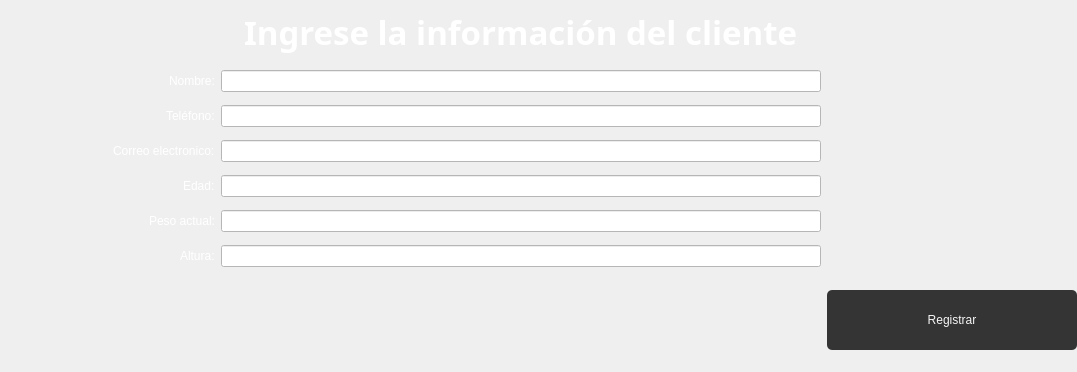
                    <widget class="QWidget" name="scrollAreaWidgetContents_8">
                     <property name="geometry">
                      <rect>
                       <x>0</x>
                       <y>0</y>
                       <width>1077</width>
                       <height>372</height>
                      </rect>
                     </property>
                     <layout class="QGridLayout" name="gridLayout_25">
                      <property name="leftMargin">
                       <number>0</number>
                      </property>
                      <property name="topMargin">
                       <number>0</number>
                      </property>
                      <property name="rightMargin">
                       <number>0</number>
                      </property>
                      <property name="bottomMargin">
                       <number>0</number>
                      </property>
                      <item row="4" column="1" alignment="Qt::AlignRight">
                       <widget class="QLabel" name="label_72">
                        <property name="styleSheet">
                         <string notr="true">font: 63 22pt &quot;Bahnschrift SemiBold SemiConden&quot;;
color: rgb(255, 255, 255);</string>
                        </property>
                        <property name="text">
                         <string>Teléfono:</string>
                        </property>
                       </widget>
                      </item>
                      <item row="7" column="1" alignment="Qt::AlignRight">
                       <widget class="QLabel" name="label_71">
                        <property name="styleSheet">
                         <string notr="true">font: 63 22pt &quot;Bahnschrift SemiBold SemiConden&quot;;
color: rgb(255, 255, 255);</string>
                        </property>
                        <property name="text">
                         <string>Peso actual:</string>
                        </property>
                       </widget>
                      </item>
                      <item row="8" column="1" alignment="Qt::AlignRight">
                       <widget class="QLabel" name="label_74">
                        <property name="styleSheet">
                         <string notr="true">font: 63 22pt &quot;Bahnschrift SemiBold SemiConden&quot;;
color: rgb(255, 255, 255);</string>
                        </property>
                        <property name="text">
                         <string>Altura:</string>
                        </property>
                       </widget>
                      </item>
                      <item row="6" column="1" alignment="Qt::AlignRight">
                       <widget class="QLabel" name="label_49">
                        <property name="styleSheet">
                         <string notr="true">font: 63 22pt &quot;Bahnschrift SemiBold SemiConden&quot;;
color: rgb(255, 255, 255);</string>
                        </property>
                        <property name="text">
                         <string>Edad:</string>
                        </property>
                       </widget>
                      </item>
                      <item row="5" column="1" alignment="Qt::AlignRight|Qt::AlignVCenter">
                       <widget class="QLabel" name="label_77">
                        <property name="styleSheet">
                         <string notr="true">font: 63 22pt &quot;Bahnschrift SemiBold SemiConden&quot;;
color: rgb(255, 255, 255);</string>
                        </property>
                        <property name="text">
                         <string>Correo electronico:</string>
                        </property>
                       </widget>
                      </item>
                      <item row="1" column="1" alignment="Qt::AlignRight">
                       <widget class="QLabel" name="label_76">
                        <property name="styleSheet">
                         <string notr="true">font: 63 22pt &quot;Bahnschrift SemiBold SemiConden&quot;;
color: rgb(255, 255, 255);</string>
                        </property>
                        <property name="text">
                         <string>Nombre:</string>
                        </property>
                       </widget>
                      </item>
                      <item row="5" column="2" alignment="Qt::AlignHCenter">
                       <widget class="QLineEdit" name="AlergiasRegistrar_5">
                        <property name="minimumSize">
                         <size>
                          <width>600</width>
                          <height>0</height>
                         </size>
                        </property>
                        <property name="styleSheet">
                         <string notr="true">font: 63 20pt &quot;Bahnschrift SemiBold SemiConden&quot;;
background-color: rgb(255, 255, 255);
</string>
                        </property>
                        <property name="text">
                         <string/>
                        </property>
                       </widget>
                      </item>
                      <item row="6" column="2" alignment="Qt::AlignHCenter">
                       <widget class="QLineEdit" name="AlergiasRegistrar_4">
                        <property name="minimumSize">
                         <size>
                          <width>600</width>
                          <height>0</height>
                         </size>
                        </property>
                        <property name="styleSheet">
                         <string notr="true">font: 63 20pt &quot;Bahnschrift SemiBold SemiConden&quot;;
background-color: rgb(255, 255, 255);
</string>
                        </property>
                        <property name="text">
                         <string/>
                        </property>
                       </widget>
                      </item>
                      <item row="7" column="2" alignment="Qt::AlignHCenter">
                       <widget class="QLineEdit" name="EnfermedadesRegistrar_4">
                        <property name="minimumSize">
                         <size>
                          <width>600</width>
                          <height>0</height>
                         </size>
                        </property>
                        <property name="styleSheet">
                         <string notr="true">font: 63 20pt &quot;Bahnschrift SemiBold SemiConden&quot;;
background-color: rgb(255, 255, 255);
</string>
                        </property>
                       </widget>
                      </item>
                      <item row="1" column="2" alignment="Qt::AlignHCenter">
                       <widget class="QLineEdit" name="NombreRegistrar_4">
                        <property name="minimumSize">
                         <size>
                          <width>600</width>
                          <height>0</height>
                         </size>
                        </property>
                        <property name="cursor">
                         <cursorShape>CrossCursor</cursorShape>
                        </property>
                        <property name="styleSheet">
                         <string notr="true">font: 63 20pt &quot;Bahnschrift SemiBold SemiConden&quot;;
background-color: rgb(255, 255, 255);
</string>
                        </property>
                       </widget>
                      </item>
                      <item row="4" column="2" alignment="Qt::AlignHCenter">
                       <widget class="QLineEdit" name="TelefonoRegistrar_4">
                        <property name="minimumSize">
                         <size>
                          <width>600</width>
                          <height>0</height>
                         </size>
                        </property>
                        <property name="styleSheet">
                         <string notr="true">font: 63 20pt &quot;Bahnschrift SemiBold SemiConden&quot;;
background-color: rgb(255, 255, 255);
</string>
                        </property>
                       </widget>
                      </item>
                      <item row="0" column="2" alignment="Qt::AlignHCenter">
                       <widget class="QLabel" name="label_75">
                        <property name="maximumSize">
                         <size>
                          <width>600</width>
                          <height>50</height>
                         </size>
                        </property>
                        <property name="palette">
                         <palette>
                          <active>
                           <colorrole role="WindowText">
                            <brush brushstyle="SolidPattern">
                             <color alpha="255">
                              <red>255</red>
                              <green>255</green>
                              <blue>255</blue>
                             </color>
                            </brush>
                           </colorrole>
                           <colorrole role="Button">
                            <brush brushstyle="SolidPattern">
                             <color alpha="255">
                              <red>35</red>
                              <green>31</green>
                              <blue>32</blue>
                             </color>
                            </brush>
                           </colorrole>
                           <colorrole role="Text">
                            <brush brushstyle="SolidPattern">
                             <color alpha="255">
                              <red>255</red>
                              <green>255</green>
                              <blue>255</blue>
                             </color>
                            </brush>
                           </colorrole>
                           <colorrole role="ButtonText">
                            <brush brushstyle="SolidPattern">
                             <color alpha="255">
                              <red>255</red>
                              <green>255</green>
                              <blue>255</blue>
                             </color>
                            </brush>
                           </colorrole>
                           <colorrole role="Base">
                            <brush brushstyle="SolidPattern">
                             <color alpha="255">
                              <red>35</red>
                              <green>31</green>
                              <blue>32</blue>
                             </color>
                            </brush>
                           </colorrole>
                           <colorrole role="Window">
                            <brush brushstyle="SolidPattern">
                             <color alpha="255">
                              <red>35</red>
                              <green>31</green>
                              <blue>32</blue>
                             </color>
                            </brush>
                           </colorrole>
                          </active>
                          <inactive>
                           <colorrole role="WindowText">
                            <brush brushstyle="SolidPattern">
                             <color alpha="255">
                              <red>255</red>
                              <green>255</green>
                              <blue>255</blue>
                             </color>
                            </brush>
                           </colorrole>
                           <colorrole role="Button">
                            <brush brushstyle="SolidPattern">
                             <color alpha="255">
                              <red>35</red>
                              <green>31</green>
                              <blue>32</blue>
                             </color>
                            </brush>
                           </colorrole>
                           <colorrole role="Text">
                            <brush brushstyle="SolidPattern">
                             <color alpha="255">
                              <red>255</red>
                              <green>255</green>
                              <blue>255</blue>
                             </color>
                            </brush>
                           </colorrole>
                           <colorrole role="ButtonText">
                            <brush brushstyle="SolidPattern">
                             <color alpha="255">
                              <red>255</red>
                              <green>255</green>
                              <blue>255</blue>
                             </color>
                            </brush>
                           </colorrole>
                           <colorrole role="Base">
                            <brush brushstyle="SolidPattern">
                             <color alpha="255">
                              <red>35</red>
                              <green>31</green>
                              <blue>32</blue>
                             </color>
                            </brush>
                           </colorrole>
                           <colorrole role="Window">
                            <brush brushstyle="SolidPattern">
                             <color alpha="255">
                              <red>35</red>
                              <green>31</green>
                              <blue>32</blue>
                             </color>
                            </brush>
                           </colorrole>
                          </inactive>
                          <disabled>
                           <colorrole role="WindowText">
                            <brush brushstyle="SolidPattern">
                             <color alpha="255">
                              <red>255</red>
                              <green>255</green>
                              <blue>255</blue>
                             </color>
                            </brush>
                           </colorrole>
                           <colorrole role="Button">
                            <brush brushstyle="SolidPattern">
                             <color alpha="255">
                              <red>35</red>
                              <green>31</green>
                              <blue>32</blue>
                             </color>
                            </brush>
                           </colorrole>
                           <colorrole role="Text">
                            <brush brushstyle="SolidPattern">
                             <color alpha="255">
                              <red>255</red>
                              <green>255</green>
                              <blue>255</blue>
                             </color>
                            </brush>
                           </colorrole>
                           <colorrole role="ButtonText">
                            <brush brushstyle="SolidPattern">
                             <color alpha="255">
                              <red>255</red>
                              <green>255</green>
                              <blue>255</blue>
                             </color>
                            </brush>
                           </colorrole>
                           <colorrole role="Base">
                            <brush brushstyle="SolidPattern">
                             <color alpha="255">
                              <red>35</red>
                              <green>31</green>
                              <blue>32</blue>
                             </color>
                            </brush>
                           </colorrole>
                           <colorrole role="Window">
                            <brush brushstyle="SolidPattern">
                             <color alpha="255">
                              <red>35</red>
                              <green>31</green>
                              <blue>32</blue>
                             </color>
                            </brush>
                           </colorrole>
                          </disabled>
                         </palette>
                        </property>
                        <property name="font">
                         <font>
                          <family>Bahnschrift SemiBold SemiConden</family>
                          <pointsize>25</pointsize>
                          <weight>7</weight>
                          <italic>false</italic>
                          <bold>false</bold>
                         </font>
                        </property>
                        <property name="styleSheet">
                         <string notr="true">font: 63 25pt &quot;Bahnschrift SemiBold SemiConden&quot;;
color: rgb(255, 255, 255);</string>
                        </property>
                        <property name="text">
                         <string>&lt;html&gt;&lt;head/&gt;&lt;body&gt;&lt;p&gt;&lt;span style=&quot; font-weight:696; color:#ffffff;&quot;&gt;Ingrese la información del cliente&lt;/span&gt;&lt;/p&gt;&lt;/body&gt;&lt;/html&gt;</string>
                        </property>
                       </widget>
                      </item>
                      <item row="8" column="2" alignment="Qt::AlignHCenter">
                       <widget class="QLineEdit" name="MedicamentosRegistrar_4">
                        <property name="minimumSize">
                         <size>
                          <width>600</width>
                          <height>0</height>
                         </size>
                        </property>
                        <property name="styleSheet">
                         <string notr="true">font: 63 20pt &quot;Bahnschrift SemiBold SemiConden&quot;;
background-color: rgb(255, 255, 255);
</string>
                        </property>
                       </widget>
                      </item>
                      <item row="9" column="3" alignment="Qt::AlignLeft">
                       <widget class="QPushButton" name="GuardarRegistrarPaciente_3">
                        <property name="minimumSize">
                         <size>
                          <width>250</width>
                          <height>80</height>
                         </size>
                        </property>
                        <property name="cursor">
                         <cursorShape>PointingHandCursor</cursorShape>
                        </property>
                        <property name="styleSheet">
                         <string notr="true">QPushButton{
	background-color: #343434;
	font: 87  22pt &quot;Arial Black&quot;;
	color: whitesmoke;
	border-radius: 5px;
	border: .5px solid #e6b31e;
	margin: 10 px;
	right-margin: 10px;
}

QPushButton:hover{
	background-color: #e6b31e;
	font: 87 22pt &quot;Arial Black&quot;;
	color: whitesmoke;
	border-radius: 5px;
	border: 1.5px solid #343434;
	margin: 10 px;
	right-margin: 10px;
}
</string>
                        </property>
                        <property name="text">
                         <string>Registrar</string>
                        </property>
                       </widget>
                      </item>
                     </layout>
                    </widget>
